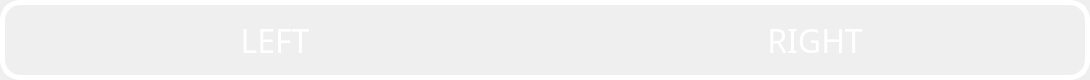
<?xml version="1.0" encoding="UTF-8"?>
<ui version="4.0">
 <class>JLExtruderSelect</class>
 <widget class="QWidget" name="JLExtruderSelect">
  <property name="geometry">
   <rect>
    <x>0</x>
    <y>0</y>
    <width>1090</width>
    <height>80</height>
   </rect>
  </property>
  <property name="windowTitle">
   <string>Form</string>
  </property>
  <widget class="QPushButton" name="btnLeft">
   <property name="geometry">
    <rect>
     <x>0</x>
     <y>0</y>
     <width>545</width>
     <height>80</height>
    </rect>
   </property>
   <property name="styleSheet">
    <string notr="true">QPushButton {
	background-color: &quot;#202020&quot;;
	font-family: barlow;
	font-size: 32px;
	color: rgb(255, 255, 255);
	border-style: solid;
	border-color: &quot;#808080&quot;;
	border-width: 5px;
	border-right-width: 0px;
	border-top-left-radius: 20px;
	border-bottom-left-radius: 20px;
}

QPushButton::checked{
	background-color: &quot;#f0f0f0&quot;;
	font-family: barlow;
	font-size: 32px;
	color: rgb(255, 255, 255);
	border-style: solid;
	border-color: &quot;#808080&quot;;
	border-width: 5px;
	border-right-width: 0px;
	border-top-left-radius: 20px;
	border-bottom-left-radius: 20px;
}

QPushButton::unchecked{
	background-color: &quot;#202020&quot;;
	font-family: barlow;
	font-size: 32px;
	color: rgb(255, 255, 255);
	border-style: solid;
	border-color: &quot;#808080&quot;;
	border-width: 5px;
	border-right-width: 0px;
	border-top-left-radius: 20px;
	border-bottom-left-radius: 20px;
}</string>
   </property>
   <property name="text">
    <string>LEFT</string>
   </property>
  </widget>
  <widget class="QPushButton" name="btnRight">
   <property name="geometry">
    <rect>
     <x>545</x>
     <y>0</y>
     <width>545</width>
     <height>80</height>
    </rect>
   </property>
   <property name="styleSheet">
    <string notr="true">QPushButton {
	background-color: &quot;#202020&quot;;
	font-family: barlow;
	font-size: 32px;
	color: rgb(255, 255, 255);
	border-style: solid;
	border-color: &quot;#808080&quot;;
	border-width: 5px;
	border-left-width: 0px;
	border-top-right-radius: 20px;
	border-bottom-right-radius: 20px;
}

QPushButton::checked{
	background-color: &quot;#f0f0f0&quot;;
	font-family: barlow;
	font-size: 32px;
	color: rgb(255, 255, 255);
	border-style: solid;
	border-color: &quot;#808080&quot;;
	border-width: 5px;
	border-left-width: 0px;
	border-top-right-radius: 20px;
	border-bottom-right-radius: 20px;
}

QPushButton::unchecked{
	background-color: &quot;#202020&quot;;
	font-family: barlow;
	font-size: 32px;
	color: rgb(255, 255, 255);
	border-style: solid;
	border-color: &quot;#808080&quot;;
	border-width: 5px;
	border-left-width: 0px;
	border-top-right-radius: 20px;
	border-bottom-right-radius: 20px;
}</string>
   </property>
   <property name="text">
    <string>RIGHT</string>
   </property>
  </widget>
 </widget>
 <resources/>
 <connections/>
</ui>
